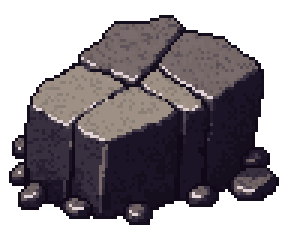
#> input picture assets/camp/rock.png, 96 x 80 px (shown 3 times larger)
$ python icon_fit.py ../assets/camp/rock.png
#> lines starting #> are read from the running program, lines starting #| are printed output that depends on the picture
# -*- coding: utf-8 -*-
"""벨트 아이콘의 **투명 여백**을 다듬어 칸을 고르게 채우게 한다 (V-36).

   `.slot > i` 는 `background:center/contain` 이라 **64×64 통째로** 칸에 맞춰진다 —
   그림 둘레의 빈 자리까지 같이 맞춰지므로, 여백이 넓은 그림은 칸 안에서 그만큼 작다.
   여기서는 그림을 **제 바깥테로 자르고**, 긴 쪽이 상자의 `--target` 만큼이 되도록
   정사각 판에 다시 앉힌다(그림 자체는 한 픽셀도 안 건드린다 — 판만 갈아 끼운다).

   python3 tools/icon_fit.py assets/ui/icon/burn.png [--target 0.90] [--dry]"""
import sys
from PIL import Image

args = [a for a in sys.argv[1:] if not a.startswith("--")]
opts = {a.split("=")[0]: (a.split("=")[1] if "=" in a else "1") for a in sys.argv[1:] if a.startswith("--")}
target = float(opts.get("--target", 0.90))
dry = "--dry" in opts

for path in args:
    im = Image.open(path).convert("RGBA")
#> im is the input picture: PIL image 96x80 RGBA; mean R, G, B, A 43.2, 37.1, 42.2, 149.6
    W, H = im.size
#> W = 96; H = 80
    px = im.load()
    xs = [x for x in range(W) for y in range(H) if px[x, y][3] > 24]
#> xs = 4506 values from 3 to 92
    ys = [y for x in range(W) for y in range(H) if px[x, y][3] > 24]
#> ys = 4506 values, max 74 at index 1959, min 5 at index 2563, mean 41.67
    if not xs:
        print(f"{path}: 그림이 없다"); continue
    x0, x1, y0, y1 = min(xs), max(xs) + 1, min(ys), max(ys) + 1
#> x0 = 3; x1 = 93; y0 = 5; y1 = 75
    bw, bh = x1 - x0, y1 - y0
#> bw = 90; bh = 70
    side = max(1, round(max(bw, bh) / target))
#> side = 100
    art = im.crop((x0, y0, x1, y1))
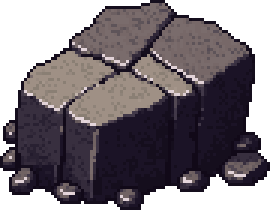
#> art: PIL image 90x70 RGBA (shown 3 times larger); mean R, G, B, A 52.6, 45.2, 51.4, 182.4; transparent parts drawn white
    out = Image.new("RGBA", (side, side), (0, 0, 0, 0))
#> out: PIL image 100x100 RGBA; every value is 0
    out.paste(art, ((side - bw) // 2, (side - bh) // 2))
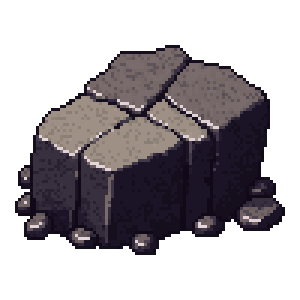
#> out: PIL image 100x100 RGBA (shown 3 times larger); mean R, G, B, A 33.1, 28.5, 32.4, 114.9; transparent parts drawn white
    print(f"{path}: {W}×{H} (그림 {bw}×{bh} · 긴 쪽 {max(bw,bh)/max(W,H):.2f})"
          f" → {side}×{side} (긴 쪽 {max(bw,bh)/side:.2f})")
#| ../assets/camp/rock.png: 96×80 (그림 90×70 · 긴 쪽 0.94) → 100×100 (긴 쪽 0.90)
    if not dry:
        out.save(path)

$ run again, on assets/camp/stump.png
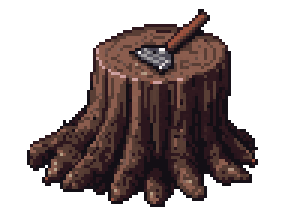
#> input picture assets/camp/stump.png, 96 x 72 px (shown 3 times larger)
#> im is the input picture: PIL image 96x72 RGBA; mean R, G, B, A 32, 21.3, 20.6, 114.7
#> xs = 3110 values from 9 to 85
#> ys = 3110 values, max 68 at index 1540, min 3 at index 2420, mean 39.47
#> x0 = 9; x1 = 86; y0 = 3; y1 = 69
#> bw = 77; bh = 66
#> side = 86
#> `art = im.crop((x0, y0, x1, y1))`:
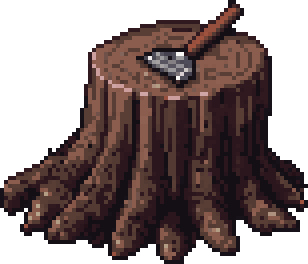
#> art: PIL image 77x66 RGBA (shown 4 times larger); mean R, G, B, A 43.5, 29, 28, 156.1; transparent parts drawn white
#> `out.paste(art, ((side - bw) // 2, (side - bh) // 2))`:
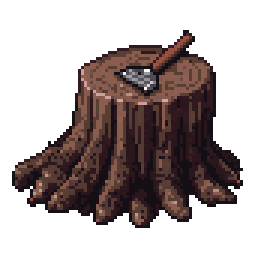
#> out: PIL image 86x86 RGBA (shown 3 times larger); mean R, G, B, A 29.9, 19.9, 19.2, 107.2; transparent parts drawn white
#| ../assets/camp/stump.png: 96×72 (그림 77×66 · 긴 쪽 0.80) → 86×86 (긴 쪽 0.90)

$ run again, on assets/camp/tarp.png
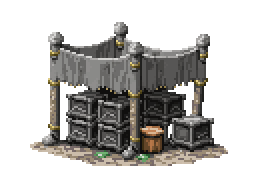
#> input picture assets/camp/tarp.png, 128 x 88 px (shown 2 times larger)
#> im is the input picture: PIL image 128x88 RGBA; mean R, G, B, A 40.9, 39.3, 36.8, 105.7
#> xs = 4669 values from 15 to 113
#> ys = 4669 values, max 82 at index 1219, min 11 at index 1917, mean 51.25
#> x0 = 15; x1 = 114; y0 = 11; y1 = 83
#> bw = 99; bh = 72
#> side = 110
#> `art = im.crop((x0, y0, x1, y1))`:
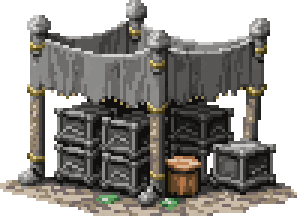
#> art: PIL image 99x72 RGBA (shown 3 times larger); mean R, G, B, A 64.6, 62.1, 58.2, 167; transparent parts drawn white
#> `out.paste(art, ((side - bw) // 2, (side - bh) // 2))`:
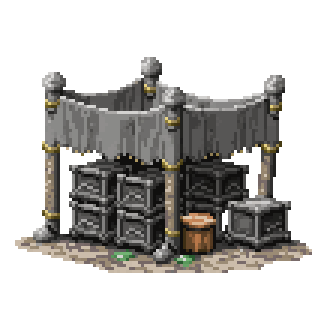
#> out: PIL image 110x110 RGBA (shown 3 times larger); mean R, G, B, A 38.1, 36.6, 34.3, 98.4; transparent parts drawn white
#| ../assets/camp/tarp.png: 128×88 (그림 99×72 · 긴 쪽 0.77) → 110×110 (긴 쪽 0.90)

$ run again, on assets/camp/tent_a.png
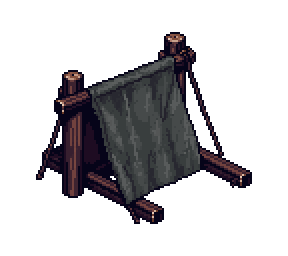
#> input picture assets/camp/tent_a.png, 144 x 128 px (shown 2 times larger)
#> im is the input picture: PIL image 144x128 RGBA; mean R, G, B, A 13.2, 11.7, 14.1, 69.5
#> xs = 5024 values from 18 to 125
#> ys = 5024 values, max 111 at index 2506, min 16 at index 3807, mean 66.59
#> x0 = 18; x1 = 126; y0 = 16; y1 = 112
#> bw = 108; bh = 96
#> side = 120
#> `art = im.crop((x0, y0, x1, y1))`:
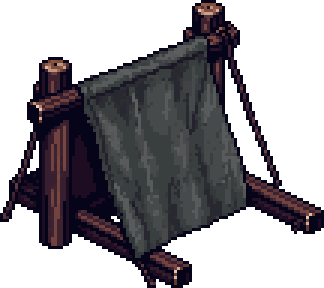
#> art: PIL image 108x96 RGBA (shown 3 times larger); mean R, G, B, A 23.5, 20.9, 25.1, 123.6; transparent parts drawn white
#> `out.paste(art, ((side - bw) // 2, (side - bh) // 2))`:
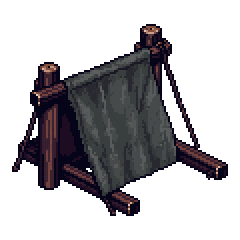
#> out: PIL image 120x120 RGBA (shown 2 times larger); mean R, G, B, A 16.9, 15, 18.1, 89; transparent parts drawn white
#| ../assets/camp/tent_a.png: 144×128 (그림 108×96 · 긴 쪽 0.75) → 120×120 (긴 쪽 0.90)
